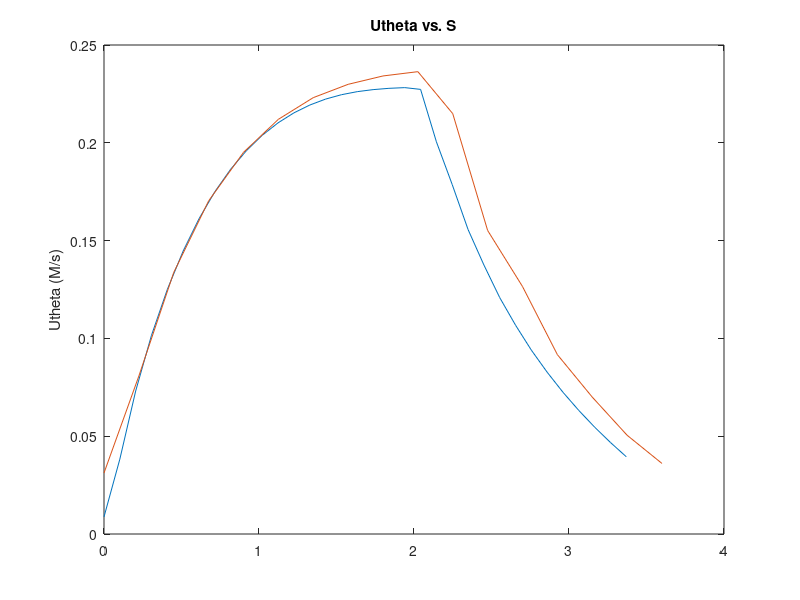
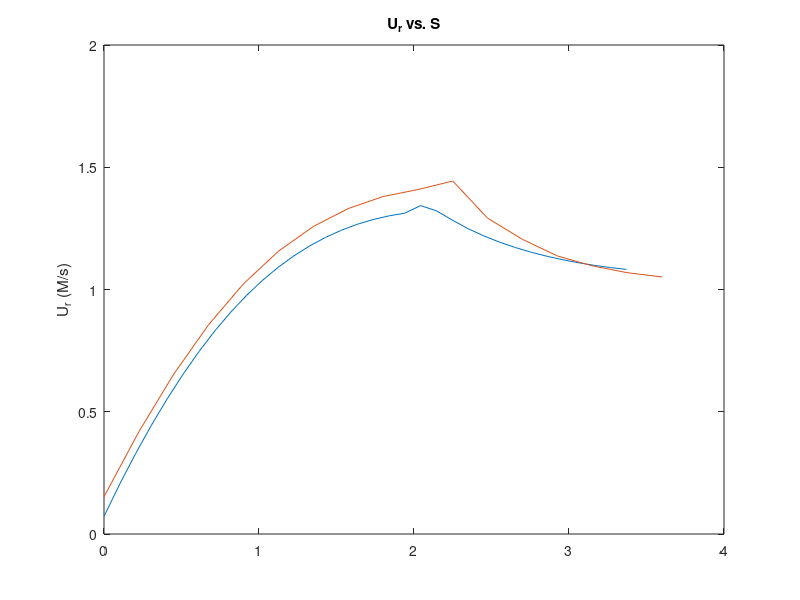

Reproduce these figures in MATLAB, in order.
clc; 

ux = [
    0.0720402,
    
0.2048,  
0.328374,
0.443154,
0.549353,
0.647105,
0.736536,
0.817807,
0.891135,
0.956799,
1.01514, 
1.06654, 
1.11141, 
1.1502,  
1.18335, 
1.21128, 
1.23439, 
1.25304, 
1.26753, 
1.27808, 
1.30865, 
1.29541, 
1.26361, 
1.23363, 
1.20767, 
1.18469, 
1.16477, 
1.14719, 
1.13186, 
1.11847, 
1.10689, 
1.09693, 
1.08845, 
1.08131, 
];

uy = [
    0.000631209,
0.00783944, 
0.0240421,  
0.0451685,  
0.0690384,  
0.0942652,  
0.119725,   
0.144553,   
0.16812,    
0.189984,   
0.209857,   
0.227574,   
0.243072,   
0.256368,   
0.267538,   
0.276706,   
0.284022,   
0.289676,   
0.293909,   
0.296841,   
0.3027,     
0.263268,   
0.228146,   
0.193602,   
0.16716,    
0.14388,    
0.124821,   
0.108131,   
0.0938067,  
0.0811466,  
0.0699735,  
0.0599592,  
0.0509323,  
0.0426994,  
];



ur1 = [];
ut1 = [];
for i = 1:34
    ur1(i) = sqrt(ux(i)^2 + uy(i)^2);
    ut1(i) = atan(uy(i)/ux(i));
end
ur1 = ur1';
ut1 = ut1';

s = linspace(0,3.37,34);






ux2 = [
    0.152239
0.417083
0.64808 
0.84374 
1.00397 
1.1305 	
1.22647 
1.29582 
1.34248 
1.36956 
1.41042 
1.27616 
1.19542 
1.13241 
1.09403 
1.06744 
1.05065 
];

uy2 = [
    0.00475035
0.0337703 
0.0871866 
0.145081 	
0.198401 	
0.243329  
0.278241  
0.303268 	
0.320253 	
0.329893 	
0.307853 	
0.199653 	
0.152066 	
0.104133 	
0.0766984 
0.0539299 
0.0379007 
];




ur2 = [];
ut2 = [];
for i = 1:length(ux2)
    ur2(i) = sqrt(ux2(i)^2 + uy2(i)^2);
    ut2(i) = atan(uy2(i)/ux2(i));
end
ur2= ur2';
ut2 = ut2';


s1 = linspace(0,3.37,34);
s2 = linspace(0,3.6,17);



figure
plot(s,ut1)
hold on
plot(s2,ut2)
title('Utheta vs. S')
ylabel('Utheta (M/s)')




figure
plot(s,ur1)
hold on
plot(s2,ur2)
title('U_r vs. S')
ylabel('U_r (M/s)')
